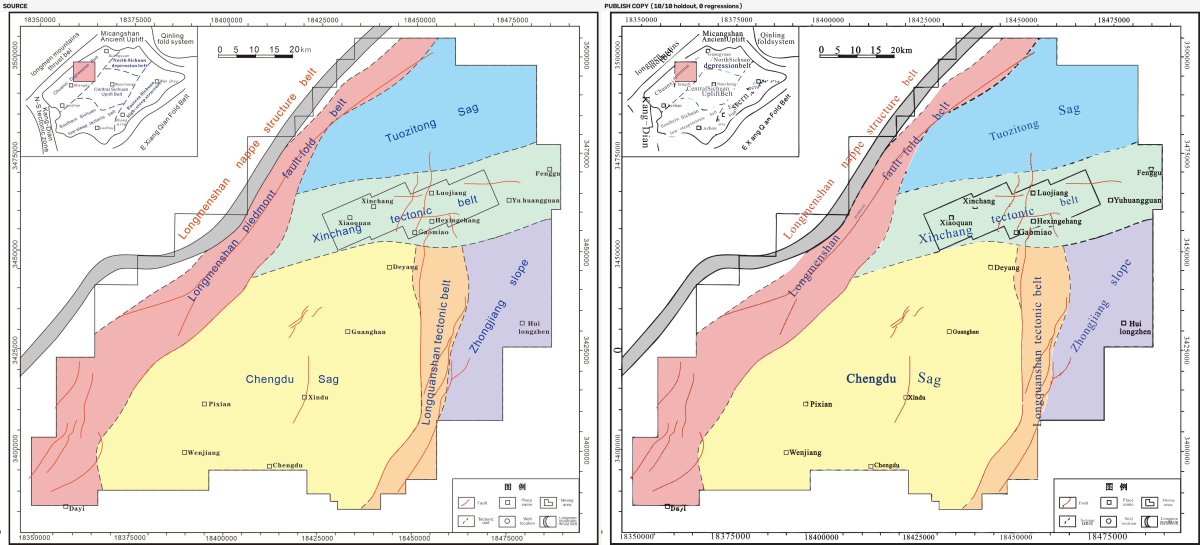
#> input picture geo_publish_compare.png, 2400 x 1090 px (shown at 1/2 size)
$ python -i cdr_struct.py   (imports and definitions only)
#> lines starting #> are read from the running program, lines starting #| are printed output that depends on the picture
#> further down, picture is the input picture: shape (1090, 2400, 3); mean B, G, R 216.3, 227.9, 230.6
"""Structural check of a vectorize result: are the same ELEMENTS there, at the same width and colour?

Coverage / precision / colour recall (cdr_selfcheck.measure) stay near 1.0 while a drawing is visibly
wrong: the flowchart that lost every arrowhead scored coverage 0.999, and the tiled-trace bug that painted
whole boxes black was reported as "no issues". A missing arrowhead is 40 px out of a million, and a black
box is content where content belongs, so neither shows up in an area ratio.

What is measured instead, over a palette taken from the SOURCE (never from the pipeline's own clustering):

  marks       small elements (symbols, arrowheads, dashes, dots, swatch borders): each source mark must be
              reproduced somewhere within 2 px, and each result mark must correspond to something
  regions     large areas: compared as AREAS per colour (IoU), so a region split by a line counts once
  width       drawn width of thin marks, source vs result - catches "the 2 px border came out 0.9 px"
  colour      Lab distance per reproduced mark
  edges       75th percentile distance from a source edge to the nearest result edge: did boundaries move

Used by cdr_selfcheck (reported as issues on every build) and by regress/struct_eval.py.
"""
from __future__ import annotations

import json
import os
import re
import sys

import cv2
import numpy as np

MIN_AREA = 12            # source px; below this a component is noise, not an element
PAPER_MIN = 235


def imread(p, flag=cv2.IMREAD_COLOR):
    return cv2.imdecode(np.fromfile(str(p), np.uint8), flag)


def _lab(bgr):
    return cv2.cvtColor(bgr, cv2.COLOR_BGR2LAB).astype(np.float32)
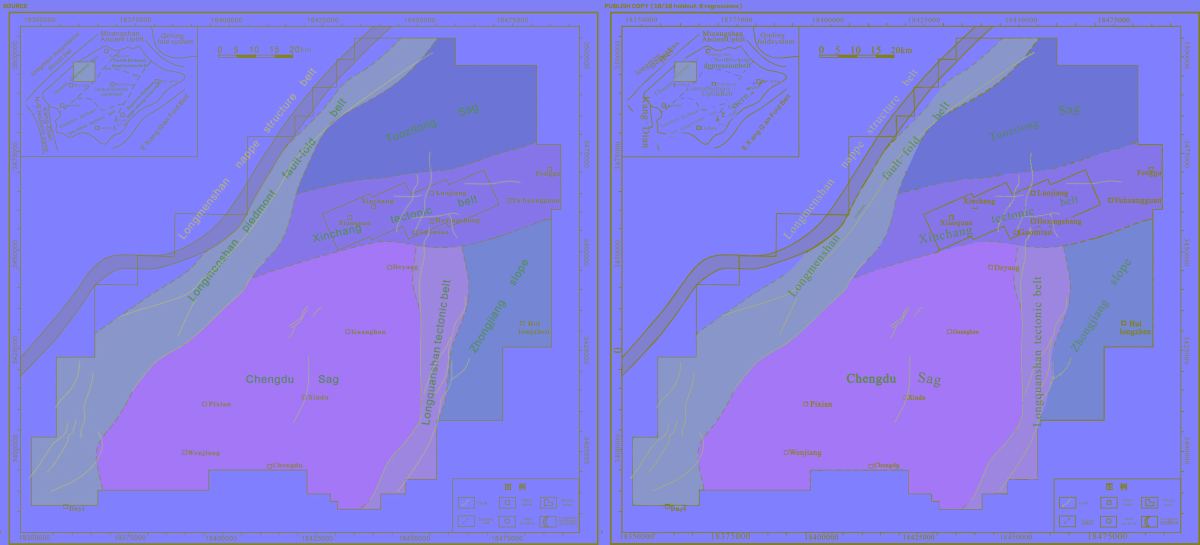
#> returned value: shape (1090, 2400, 3) float32 (shown at 1/2 size); mean of channels 0, 1, 2 232.4, 126.4, 133.8; drawn as B, G, R


def source_palette(src, max_colours=24):
    """Palette of the SOURCE, used for both images so the comparison does not inherit the MCP's own
    clustering. k-means in Lab over non-paper pixels, close centres merged."""
    lab = _lab(src)
    small = cv2.resize(lab, None, fx=0.5, fy=0.5, interpolation=cv2.INTER_NEAREST).reshape(-1, 3)
    keep = small[:, 0] < 253
    data = small[keep] if keep.sum() > 500 else small
    if len(data) > 60000:
        rng = np.random.default_rng(0)
        data = data[rng.choice(len(data), 60000, replace=False)]
    crit = (cv2.TERM_CRITERIA_EPS + cv2.TERM_CRITERIA_MAX_ITER, 30, 0.5)
    _, _, cen = cv2.kmeans(data.astype(np.float32), max_colours, None, crit, 3, cv2.KMEANS_PP_CENTERS)
#> cen = 24 rows, first 8: [205.3, 127.8, 128.3], [23.97, 131.6, 131.2], [245.9, 119, 162.9], [177.7, 154.7, 149.3], [247.2, 128.2, 128.2], [109.1, 129, 128.4], [213.9, 116, 108], [196.9, 136, 153.9]
    merged = []
    for c in sorted(cen, key=lambda c: -c[0]):
        if all(np.linalg.norm(c - m) > 12 for m in merged):
            merged.append(c)
#> this loop made 24 passes
#> c on passes 1 to 12: [247.2, 128.2, 128.2], [245.9, 119, 162.9], [232.8, 117.2, 133], [227.4, 128.1, 128.6], [222.7, 133.9, 156.8], [213.9, 116, 108], [211.9, 134, 116], [205.3, 127.8, 128.3], [200.9, 150, 137.1], [196.9, 136, 153.9], [181.1, 128.5, 126.6], [177.7, 154.7, 149.3]
#> after the loop, merged = 23 items, first 6: [247.2, 128.2, 128.2], [245.9, 119, 162.9], [232.8, 117.2, 133], [227.4, 128.1, 128.6], [222.7, 133.9, 156.8], [213.9, 116, 108]
    return np.array(merged, np.float32)


def assign(lab, palette):
    d = np.stack([np.linalg.norm(lab - c, axis=2) for c in palette], axis=0)
    return d.argmin(axis=0).astype(np.int32), d.min(axis=0)


# [36 lines left out: function elements, not called in this run]


SMALL_MAX = 2500         # source px: above this an element is a REGION, below it a mark/symbol/line


# [188 lines left out: functions region_iou, covered, edge_distance, ink_balance, check, issues, not called in this run]

>>> import cv2
>>> picture = cv2.imread('geo_publish_compare.png')
>>> result = source_palette(picture)
#> result = 23 rows, first 8: [247.2, 128.2, 128.2], [245.9, 119, 162.9], [232.8, 117.2, 133], [227.4, 128.1, 128.6], [222.7, 133.9, 156.8], [213.9, 116, 108], [211.9, 134, 116], [205.3, 127.8, 128.3]
